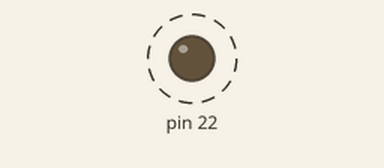
Recording of a sketch running on a simulated Arduino Mega 2560, built with avr-gcc and run on an emulated ATmega2560. Shown: output pins drawn as LEDs (lit = HIGH). Dashed ring = blinking.

Above: at 0.2 s.
Timing chart, 0 to 3.0 s (numbered marks = the images above):
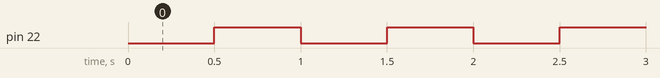

Measured:
- by itself, pin 22: alternates HIGH for 0.50 s and LOW for 0.50 s

The sketch:

vibration_motor.ino
```cpp
void setup()
{
  pinMode(22,OUTPUT);
  digitalWrite(22,HIGH);
}

void loop()
{
  digitalWrite(22,LOW);
  delay(500);
  digitalWrite(22,HIGH);
  delay(500);
}
```
